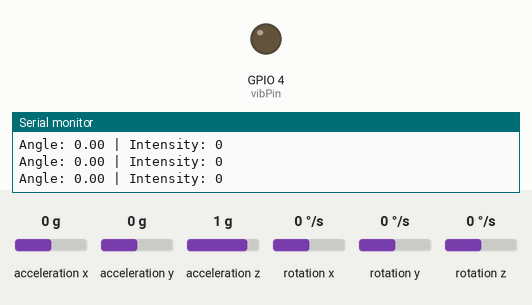
A sketch run on a simulated ESP32. Parts: output pins drawn as LEDs (lit = HIGH), the last lines printed to the serial monitor. Inputs (shaded band) come from the test bench; at power-on: acceleration y 0 g, acceleration z 1 g, acceleration x 0 g, rotation x 0 °/s, rotation y 0 °/s, rotation z 0 °/s. WiFi joins after 1.5 s; servers stay silent unless stated.

Above: at 9.6 s.
9.7 s: acceleration y set to -0.2 g
11.2 s: acceleration y set to -0.5 g
At 12.4 s:
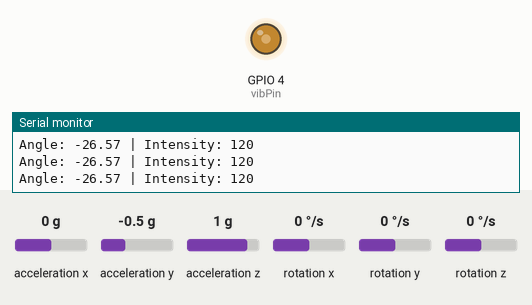
12.7 s: acceleration z set to -1.4 g
At 13.6 s:
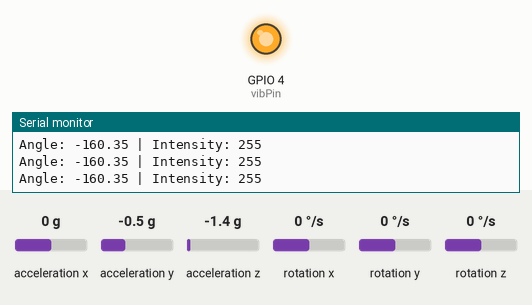
14.3 s: acceleration z set to 0.3 g
15.8 s: acceleration z set to 0.6 g
At 16.9 s:
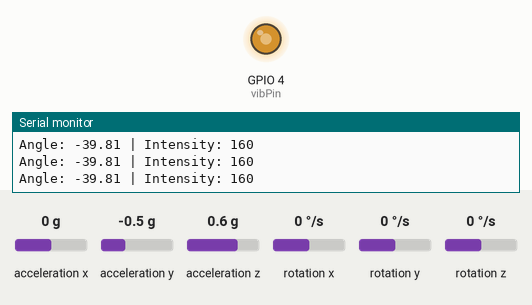
17.4 s: acceleration y set to -1.4 g
At 18.0 s:
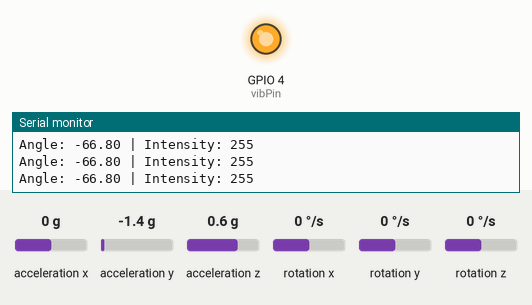
Timing chart, 0 to 20.0 s (numbered marks = the images above; inputs shaded):
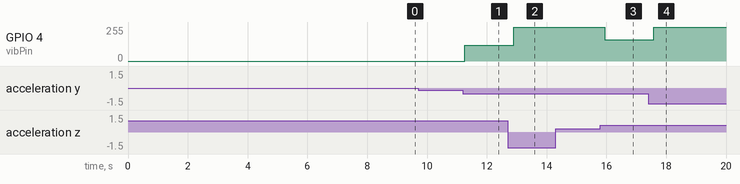

The sketch:

ad.ino
```cpp
#include <Wire.h>
#include <MPU6050.h>
#include <WiFi.h>
#include <WebServer.h>

MPU6050 mpu;
WebServer server(80);

const char* ssid = "Galaxy A15";
const char* pass = "herrymonta";

const int vibPin = 4;

float baseAngle = 0;
float virtualOrigin = 0;

void handleData() {
  int16_t ax, ay, az, gx, gy, gz;
  mpu.getMotion6(&ax, &ay, &az, &gx, &gy, &gz);

  float currentAngle = atan2(ay, az) * 180 / PI;
  float relativeAngle = currentAngle - virtualOrigin;

  String json = "{\"angle\":" + String(relativeAngle, 2) + "}";

  server.sendHeader("Access-Control-Allow-Origin", "*");
  server.sendHeader("Access-Control-Allow-Methods", "GET, POST, OPTIONS");
  server.sendHeader("Access-Control-Allow-Headers", "Content-Type");

  server.send(200, "application/json", json);
}

void handleOptions() {
  server.sendHeader("Access-Control-Allow-Origin", "*");
  server.sendHeader("Access-Control-Allow-Methods", "GET, POST, OPTIONS");
  server.sendHeader("Access-Control-Allow-Headers", "Content-Type");
  server.send(204);
}

void setup() {
  Serial.begin(115200);
  Wire.begin();

  pinMode(vibPin, OUTPUT);
  digitalWrite(vibPin, LOW);

  // --- PWM FIX ---
  ledcAttachPin(vibPin, 0);     // Channel 0
  ledcSetup(0, 5000, 8);        // 5kHz, 8 bit

  mpu.initialize();
  if (!mpu.testConnection()) {
    Serial.println("MPU6050 Not Connected!");
    while (1);
  }

  WiFi.begin(ssid, pass);
  Serial.print("Connecting WiFi...");
  while (WiFi.status() != WL_CONNECTED) {
    delay(200);
    Serial.print(".");
  }
  Serial.println("\nConnected!");
  Serial.print("IP: ");
  Serial.println(WiFi.localIP());

  // Calibration
  float total = 0;
  for (int i = 0; i < 500; i++) {
    int16_t ax, ay, az, gx, gy, gz;
    mpu.getMotion6(&ax, &ay, &az, &gx, &gy, &gz);
    total += atan2(ay, az) * 180 / PI;
    delay(10);
  }

  baseAngle = total / 500.0;
  virtualOrigin = baseAngle;   // FIXED origin

  server.on("/data", HTTP_GET, handleData);
  server.on("/data", HTTP_OPTIONS, handleOptions);
  server.begin();

  Serial.println("Server started!");
}

void loop() {
  server.handleClient();

  int16_t ax, ay, az, gx, gy, gz;
  mpu.getMotion6(&ax, &ay, &az, &gx, &gy, &gz);

  float currentAngle = atan2(ay, az) * 180 / PI;
  float relativeAngle = currentAngle - virtualOrigin;
  float absAngle = abs(relativeAngle);

  int intensity = 0;
  if (absAngle <= 20) intensity = 0;
  else if (absAngle <= 30) intensity = 120;
  else if (absAngle <= 40) intensity = 160;
  else if (absAngle <= 45) intensity = 180;
  else if (absAngle <= 50) intensity = 200;
  else intensity = 255;

  ledcWrite(0, intensity);

  Serial.print("Angle: ");
  Serial.print(relativeAngle);
  Serial.print(" | Intensity: ");
  Serial.println(intensity);

  delay(200);
}
```

Measured:
- the behaviour switches between -0.3 and -0.4 g on acceleration y (found by bisection; images 0 and 1)
- the behaviour switches between 0.4 and 0.5 g on acceleration z (found by bisection; images 2 and 3)
- after the input at 11.2 s, GPIO 4 (vibPin): 0/255 → 120/255 after 0.06 s
- after the input at 12.7 s, GPIO 4 (vibPin): 120/255 → 255/255 after 0.19 s
- after the input at 15.8 s, GPIO 4 (vibPin): 255/255 → 159/255 after 0.15 s
- after the input at 17.4 s, GPIO 4 (vibPin): 159/255 → 255/255 after 0.18 s
